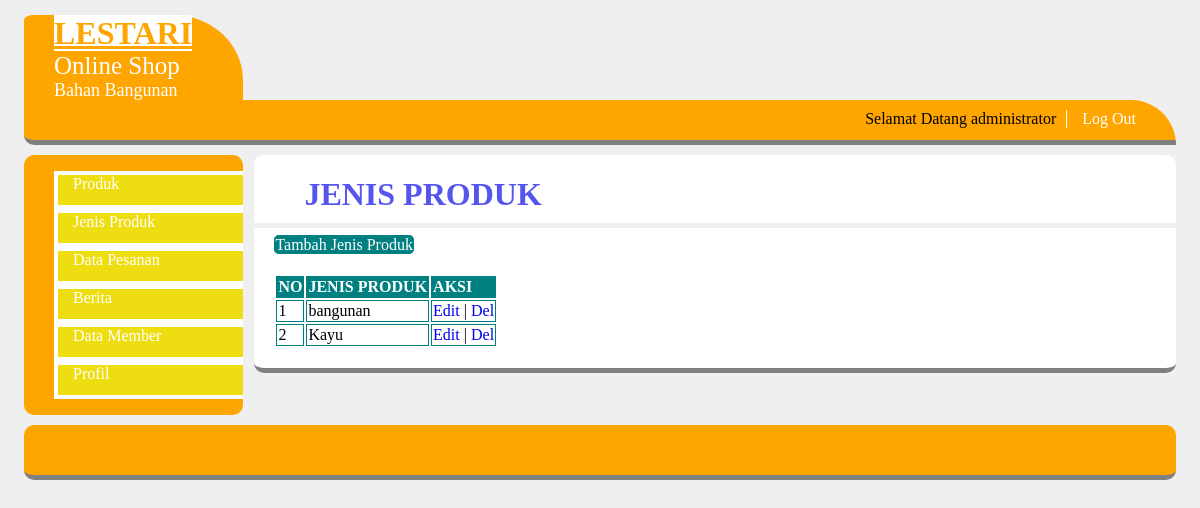
Screenshot of /master/karyawan/index.php?module=jenis (signed in) with the database file from the repository.
### tables this page shows
CREATE TABLE IF NOT EXISTS `tb_user` (
  `USERNAME` varchar(50) NOT NULL,
  `PASSWORD` varchar(100) DEFAULT NULL,
  `NAMA` varchar(30) DEFAULT NULL,
  `TMP_LAHIR` varchar(30) DEFAULT NULL,
  `TGL_LAHIR` date DEFAULT NULL,
  `JK` char(1) DEFAULT NULL,
  `ALAMAT` varchar(50) DEFAULT NULL,
  `KOTA` varchar(20) DEFAULT NULL,
  `LEVEL` varchar(20) DEFAULT NULL
);

CREATE TABLE IF NOT EXISTS `tb_jenis` (
`ID_J` int(11) NOT NULL,
  `NAMA_J` varchar(40) DEFAULT NULL
);

### master/karyawan/jb.php (the view, shortened to what this page needs)
<?php
	$act =$_GET["act"];
	switch($act){
		default:
			$select=mysql_query("select * from tb_jenis ;");
			?>
			<h1>JENIS PRODUK</h1>
			<hr size="5" color="#eee">
			<a class="tambah" href="?module=jenis&act=insert">Tambah Jenis Produk</a></td>
				<table>
					<tr>
						<td class="htable" ><b>NO</b></td>
						<td class="htable" ><b>JENIS PRODUK</b></td>
						<td class="htable" ><b>AKSI</b></td>
					</tr>
					<?php
					$no=1;
					while ($data=mysql_fetch_array($select)){
					?>
					<tr>
						<td class="stable"><?php echo $no?></td>
						<td class="stable"><?php echo $data['NAMA_J']?></td>
						<td class="stable"><a href="?module=jenis&act=edit&id=<?php echo $data["ID_J"];?>">Edit</a> |
						<a href="?module=jenis&act=delete&id=<?php echo $data["ID_J"];?>">Del</a></td>
					</tr>
					<?php
					$no++;
					}
					?>
				</table>
				<?php
			break;
			?>
				<?php
	}
?>

### master/nav.php (shortened to what this page needs)
<?php
	$id=$_SESSION ['username'];
	$select_user=mysql_query("select * from tb_user where USERNAME='$id'");
	$data_user=mysql_fetch_array($select_user);
?>
<ul>
	<li>Selamat Datang <?php echo $data_user['NAMA'];?></li>
	<li><a href="../logout.php">Log Out</a></li>
</ul>

### css/style.css (style rules this page uses)
body { background: #efefef; width: 96%; height:auto; margin:auto; }
h1 { padding-left: 50px; color:#5555ee; margin-bottom:10px; }
#menu ul { float:right; list-style:none; margin:15px; font-family:verdana; }
#menu ul li { margin-right:10px; margin-top:-5px; float:left; }
#menu ul li a { display:block; text-decoration:none; font-size:16px; color:white; padding:0 15px; border-left:1px solid white; }
table { padding: 20px; }
a { text-decoration: none; }
.tambah { margin-left: 20px; list-style: none; text-decoration: none; border-radius: 5px; border: 1px solid teal; color: white; background: teal; }
.stable { border: 1px solid teal; }
.htable { border: 1px solid teal; background: teal; color: white; }

### rows the page displays
tb_user: NAMA "administrator"
tb_jenis: NAMA_J "bangunan"
tb_jenis: NAMA_J "Kayu"
